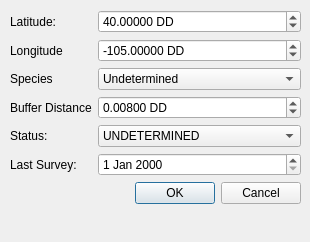
<?xml version="1.0" encoding="UTF-8"?>
<ui version="4.0">
 <class>NewRaptorDialogBase</class>
 <widget class="QDialog" name="NewRaptorDialogBase">
  <property name="geometry">
   <rect>
    <x>0</x>
    <y>0</y>
    <width>310</width>
    <height>242</height>
   </rect>
  </property>
  <property name="windowTitle">
   <string>Add New Raptor</string>
  </property>
  <widget class="QWidget" name="formLayoutWidget">
   <property name="geometry">
    <rect>
     <x>10</x>
     <y>10</y>
     <width>291</width>
     <height>231</height>
    </rect>
   </property>
   <layout class="QFormLayout" name="lytForm">
    <item row="0" column="0">
     <widget class="QLabel" name="latitudeLabel">
      <property name="text">
       <string>Latitude:</string>
      </property>
     </widget>
    </item>
    <item row="0" column="1">
     <widget class="QDoubleSpinBox" name="spbLatitude">
      <property name="suffix">
       <string> DD</string>
      </property>
      <property name="decimals">
       <number>5</number>
      </property>
      <property name="minimum">
       <double>-90.000000000000000</double>
      </property>
      <property name="maximum">
       <double>90.000000000000000</double>
      </property>
      <property name="singleStep">
       <double>0.001000000000000</double>
      </property>
      <property name="value">
       <double>40.000000000000000</double>
      </property>
     </widget>
    </item>
    <item row="1" column="0">
     <widget class="QLabel" name="longitudeLabel">
      <property name="text">
       <string>Longitude</string>
      </property>
     </widget>
    </item>
    <item row="1" column="1">
     <widget class="QDoubleSpinBox" name="spbLongitude">
      <property name="suffix">
       <string> DD</string>
      </property>
      <property name="decimals">
       <number>5</number>
      </property>
      <property name="minimum">
       <double>-180.000000000000000</double>
      </property>
      <property name="maximum">
       <double>180.000000000000000</double>
      </property>
      <property name="singleStep">
       <double>0.001000000000000</double>
      </property>
      <property name="value">
       <double>-105.000000000000000</double>
      </property>
     </widget>
    </item>
    <item row="2" column="0">
     <widget class="QLabel" name="speciesLabel">
      <property name="text">
       <string>Species</string>
      </property>
     </widget>
    </item>
    <item row="2" column="1">
     <widget class="QComboBox" name="cmbSpecies">
      <item>
       <property name="text">
        <string>Undetermined</string>
       </property>
      </item>
      <item>
       <property name="text">
        <string>Red-tail Hawk</string>
       </property>
      </item>
      <item>
       <property name="text">
        <string>Swainsons Hawk</string>
       </property>
      </item>
      <item>
       <property name="text">
        <string>Nothern Harrier</string>
       </property>
      </item>
     </widget>
    </item>
    <item row="3" column="0">
     <widget class="QLabel" name="bufferDistanceLabel">
      <property name="text">
       <string>Buffer Distance</string>
      </property>
     </widget>
    </item>
    <item row="3" column="1">
     <widget class="QDoubleSpinBox" name="spbBuffer">
      <property name="suffix">
       <string> DD</string>
      </property>
      <property name="decimals">
       <number>5</number>
      </property>
      <property name="maximum">
       <double>90.000000000000000</double>
      </property>
      <property name="singleStep">
       <double>0.000100000000000</double>
      </property>
      <property name="value">
       <double>0.008000000000000</double>
      </property>
     </widget>
    </item>
    <item row="4" column="0">
     <widget class="QLabel" name="statusLabel">
      <property name="text">
       <string>Status:</string>
      </property>
     </widget>
    </item>
    <item row="4" column="1">
     <widget class="QComboBox" name="cmbStatus">
      <item>
       <property name="text">
        <string>UNDETERMINED</string>
       </property>
      </item>
      <item>
       <property name="text">
        <string>ACTIVE NEST</string>
       </property>
      </item>
      <item>
       <property name="text">
        <string>INACTIVE NEST</string>
       </property>
      </item>
      <item>
       <property name="text">
        <string>FLEDGED NEST</string>
       </property>
      </item>
     </widget>
    </item>
    <item row="5" column="0">
     <widget class="QLabel" name="lastSurveyLabel">
      <property name="text">
       <string>Last Survey:</string>
      </property>
     </widget>
    </item>
    <item row="5" column="1">
     <widget class="QDateEdit" name="dteLast"/>
    </item>
    <item row="6" column="1">
     <widget class="QDialogButtonBox" name="button_box">
      <property name="orientation">
       <enum>Qt::Horizontal</enum>
      </property>
      <property name="standardButtons">
       <set>QDialogButtonBox::Cancel|QDialogButtonBox::Ok</set>
      </property>
     </widget>
    </item>
   </layout>
  </widget>
 </widget>
 <resources/>
 <connections>
  <connection>
   <sender>button_box</sender>
   <signal>accepted()</signal>
   <receiver>NewRaptorDialogBase</receiver>
   <slot>accept()</slot>
   <hints>
    <hint type="sourcelabel">
     <x>20</x>
     <y>20</y>
    </hint>
    <hint type="destinationlabel">
     <x>20</x>
     <y>20</y>
    </hint>
   </hints>
  </connection>
  <connection>
   <sender>button_box</sender>
   <signal>rejected()</signal>
   <receiver>NewRaptorDialogBase</receiver>
   <slot>reject()</slot>
   <hints>
    <hint type="sourcelabel">
     <x>20</x>
     <y>20</y>
    </hint>
    <hint type="destinationlabel">
     <x>20</x>
     <y>20</y>
    </hint>
   </hints>
  </connection>
 </connections>
</ui>
